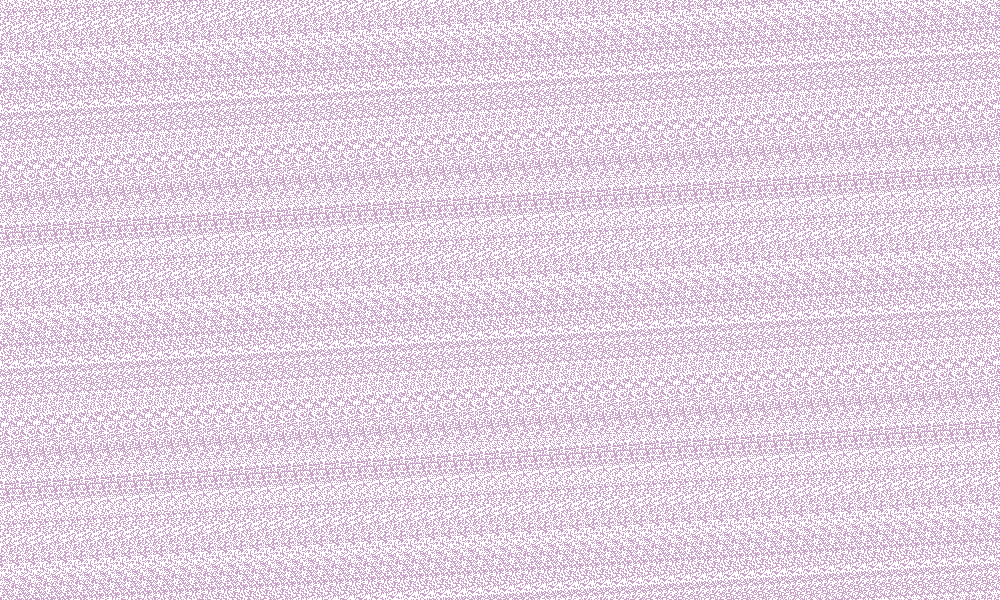
Frame 1 (no input)
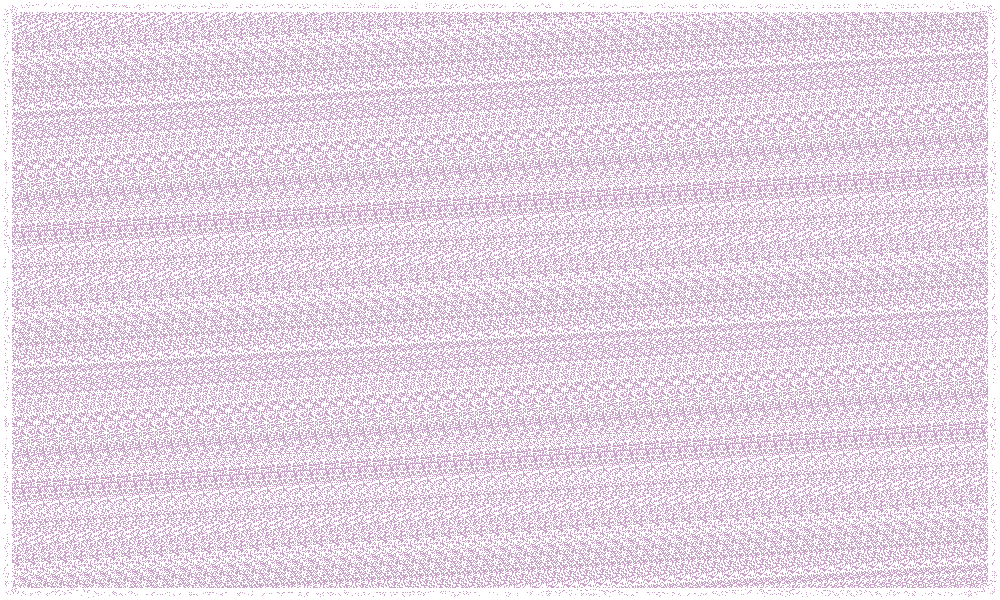
Frame 60 (the mouse pressed at the canvas centre just before this capture)
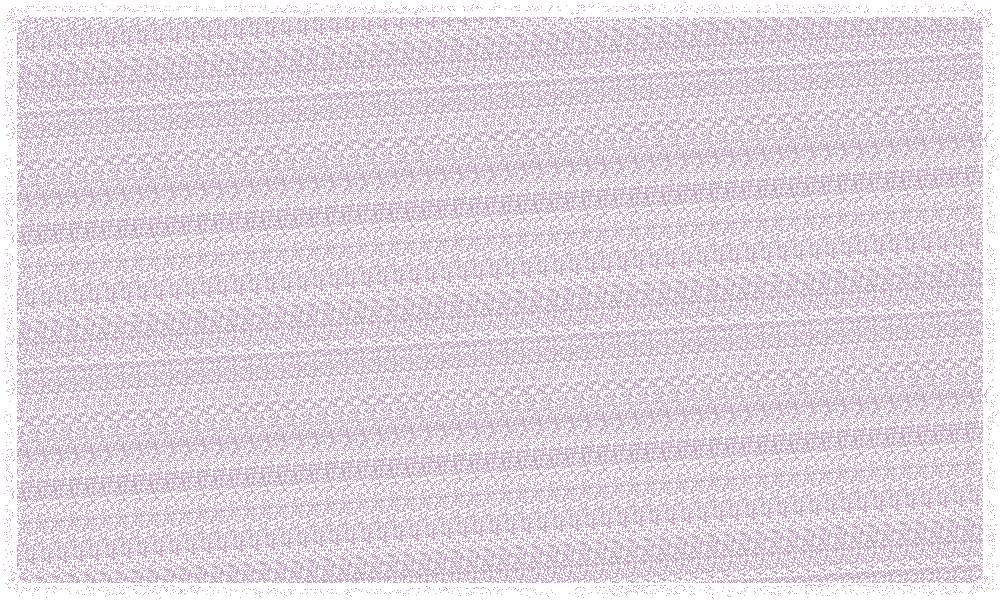
Frame 120 (the mouse held since frame 60 and released just before this capture)

The Processing sketch that drew these frames (run headless with seeded random() and noise(); from frame 60 on, the mouse is pressed at the canvas centre):

// Processing sketch: sandpiles_v11_mellowgoo
// ── sandpiles_v11_mellowgoo.pde
int[][] sandpiles;

void setup() {
  size(1000,600);
  colorMode(RGB);
  frameRate(100);
  sandpiles = new int[width][height]; //A 2-dimensional array
  for (int x = 0; x < width; x++) {
    for (int y = 0; y < height; y++) {
      sandpiles[x][y] = ceil( noise(x,y)*2 );
    }
  }
  sandpiles[width/2][height/2] = 100000000; //Initial sandpile will topple outward

}

void topple(int maxNum) {
  // The topple() function takes a value and uses it to control
  // the behavior of the sandpiles that topple away.
  // In this program, each pixel is computed as an individual sandpile.
  int[][] nextpiles = new int[width][height]; 
    for (int x = 0; x < width; x++) {
      for (int y = 0; y < height; y++) {
        int num = sandpiles[x][y];
        if (num < maxNum) {
        nextpiles[x][y] = sandpiles[x][y];
    }
   }
  }
 for (int x = 0; x < width; x++) {
  for (int y = 0; y < height; y++) {
    int num = sandpiles[x][y]; //Iterate through sandpiles array
    if (num >= maxNum) {
      nextpiles[x][y] += (num - 4);
      
      if (x+1 < width) {
       nextpiles[x+1][y]++;
      }
      if (x-1 >= 0) {
        nextpiles[x-1][y]++;
      }
      if (y+1 < height) {
        nextpiles[x][y+1]++;
      }
      if (y-1 >= 0) {
      nextpiles[x][y-1]++;
      }
    }
  }
 }
 sandpiles = nextpiles;
}

void render() {
  int baseCol = 200;
  loadPixels();
  for(int x = 0; x < width; x++) {
    for(int y = 0; y < height; y++) {
      int num = sandpiles[x][y]; 
      color col = color(255);
      switch (num) {
        case 0:
          col = color(255);
          break;
        case 1:
          col = color(255);
          break;
        case 2:
          col = color(baseCol,160,baseCol);
          break; 
      }
      pixels[x+y*width] = col; // pixels[] is a 1-dimensional array native to Proessing
    }
  }
  
  updatePixels();
}

void draw() {
  render();
  for (int i = 0; i < 2; i++) {
   //The topple function was initially designed for static values
   //However, using trig functions based on time creates some extraordinary effects
   topple( floor(sin(millis() )) );
  }
}
